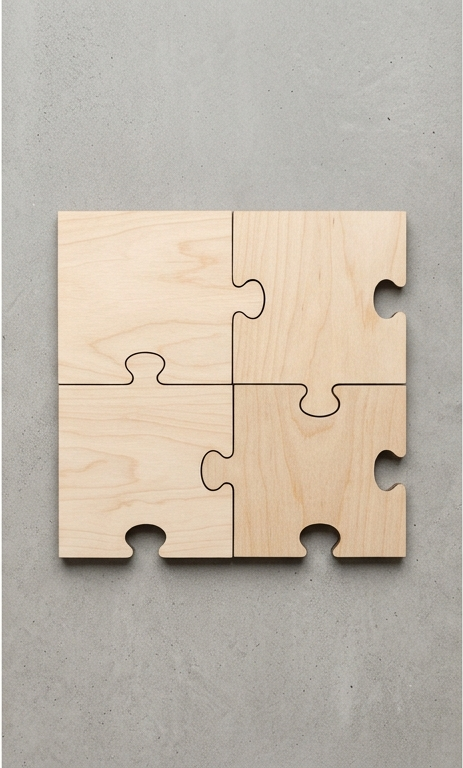
#> input picture presentation/puzzles/source-photo.png, 463 x 768 px
$ python build_pillars.py
#> lines starting #> are read from the running program, lines starting #| are printed output that depends on the picture; after the words box and inside, x2 and y2 are one past the last pixel; in counts of white or black regions, pixels touching at a corner belong together
#!/usr/bin/env python3
"""Generate the five pillar puzzle diagrams from the source photograph.

The four per-pillar images must show a piece whose tabs and blanks actually
complement the hole it leaves behind, so the pieces are cut out of the real
photo rather than drawn or generated:

1. Isolate the wood region by colour (warm and bright against grey concrete).
2. Find the seam lines by *local* contrast. A global dark threshold does not
   work: the upper vertical seam is faint enough that the two top pieces merge
   into a single blob.
3. Label connected components of wood-minus-seams to get the four pieces, then
   hand the seam pixels themselves to the nearest piece via a distance
   transform. The four masks then partition the wood exactly along the seam
   midlines, so the pieces tile back together with no gap or overlap.
4. Composite at ~1.6x the final size and downsample, which antialiases the cut
   edges. Backgrounds are real concrete stitched from the puzzle-free strips
   above and below the puzzle in the source photo.

Quadrant to pillar mapping is reading order: a=top-left, b=top-right,
c=bottom-left, d=bottom-right. The source photo carries no labels, so this is
a convention, not something recovered from the image.

The 2x2 assembly sits at the same absolute position in all five outputs and
only the highlighted piece slides out, so the puzzle stays put when advancing
between pillar slides.

Usage:  python3 presentation/puzzles/build_pillars.py
"""

import numpy as np
from PIL import Image, ImageFilter
from pathlib import Path
from scipy import ndimage as ndi

HERE = Path(__file__).resolve().parent
SOURCE = HERE / "source-photo.png"
OUTDIR = HERE.parent / "images"

OUT_SIZE = (467, 381)   # final size of every generated diagram
WORK = (760, 620)       # working canvas, downsampled to OUT_SIZE at the end
PULL = 78               # how far a piece slides out, on the working canvas
PILLARS = {"a": "TL", "b": "TR", "c": "BL", "d": "BR"}


def load_pieces(path):
    """Return (piece sprites keyed by quadrant, puzzle width, puzzle height)."""
    src = Image.open(path).convert("RGB")
    a = np.asarray(src).astype(float)
    lum = a.mean(2)
    warm = a[..., 0] - a[..., 2]

    # Wood: warm and bright, versus the grey concrete background.
    wood = (warm > 14) & (lum > 120)
    wood = ndi.binary_fill_holes(ndi.binary_closing(wood, np.ones((3, 3))))
    lab, n = ndi.label(wood)
    wood = lab == (np.argmax(ndi.sum(wood, lab, range(1, n + 1))) + 1)

    # Seams: darker than their local neighbourhood, not darker than a fixed cut.
    seam = wood & (lum < ndi.uniform_filter(lum, 21) - 8)
    core = wood & ~ndi.binary_dilation(seam, np.ones((3, 3)))
    lab, n = ndi.label(core)
    sizes = ndi.sum(core, lab, range(1, n + 1))
    seed = np.zeros_like(lab)
    for k, l in enumerate(np.argsort(sizes)[::-1][:4], 1):
        seed[lab == l + 1] = k

    # Give each seam pixel to the nearest piece: an exact partition of the wood.
    _, (iy, ix) = ndi.distance_transform_edt(seed == 0, return_indices=True)
    part = np.where(wood, seed[iy, ix], 0)

    # Name the pieces by where their centroids fall.
    cent = {k: np.nonzero(part == k)[::-1] for k in range(1, 5)}
    cent = {k: (xx.mean(), yy.mean()) for k, (xx, yy) in cent.items()}
    cx = np.mean([c[0] for c in cent.values()])
    cy = np.mean([c[1] for c in cent.values()])

    ys, xs = np.nonzero(wood)
    x0, x1, y0, y1 = xs.min(), xs.max() + 1, ys.min(), ys.max() + 1

    sprites = {}
    for k, (x, y) in cent.items():
        quad = ("T" if y < cy else "B") + ("L" if x < cx else "R")
        alpha = ((part == k) * 255).astype(np.uint8)
        rgba = np.dstack([a.astype(np.uint8), alpha])[y0:y1, x0:x1]
        sprites[quad] = Image.fromarray(rgba)
    return sprites, x1 - x0, y1 - y0


def concrete_background(path, size):
    """Stitch a background from the two puzzle-free concrete strips."""
    src = Image.open(path).convert("RGB")
    top = np.asarray(src.crop((0, 8, src.width, 198))).astype(float)
    bot = np.asarray(src.crop((0, 572, src.width, src.height))).astype(float)
    fade = 20
    w = np.linspace(0, 1, fade)[:, None, None]
    joined = np.vstack([top[:-fade], top[-fade:] * (1 - w) + bot[:fade] * w, bot[fade:]])

    tile = Image.fromarray(joined.astype(np.uint8))
    bg = tile.resize((size[0], round(size[0] * tile.height / tile.width)), Image.LANCZOS)
    if bg.height < size[1]:
        return bg.resize(size, Image.LANCZOS)
    top_crop = (bg.height - size[1]) // 2
    return bg.crop((0, top_crop, size[0], top_crop + size[1]))


def drop_shadow(canvas, sprite, pos):
    """Soft shadow matching the light direction in the source photo."""
    shade = Image.new("RGBA", canvas.size, (0, 0, 0, 0))
    shade.paste(Image.new("RGBA", sprite.size, (40, 36, 32, 120)),
                (pos[0] + 5, pos[1] + 8), sprite)
    return Image.alpha_composite(canvas, shade.filter(ImageFilter.GaussianBlur(7)))


def compose(bg, sprites, origin, pulled):
    """Assembled puzzle with one quadrant (or none) slid out diagonally."""
    offsets = {"TL": (-PULL, -PULL), "TR": (PULL, -PULL),
               "BL": (-PULL, PULL), "BR": (PULL, PULL)}
    place = {q: origin for q in sprites}
    if pulled:
        dx, dy = offsets[pulled]
        place[pulled] = (origin[0] + dx, origin[1] + dy)

    canvas = bg.convert("RGBA").copy()
    for q in sprites:                       # every shadow first, then every piece,
        canvas = drop_shadow(canvas, sprites[q], place[q])
    for q in sprites:                       # so no shadow lands on top of wood
        canvas.paste(sprites[q], place[q], sprites[q])
    return canvas.convert("RGB").resize(OUT_SIZE, Image.LANCZOS)


def main():
    sprites, pw, ph = load_pieces(SOURCE)
#> in load_pieces, src is the input picture: PIL image 463x768 RGB; mean R, G, B 192.9, 183.7, 171.2
#> in load_pieces, `wood = (warm > 14) & (lum > 120)`:
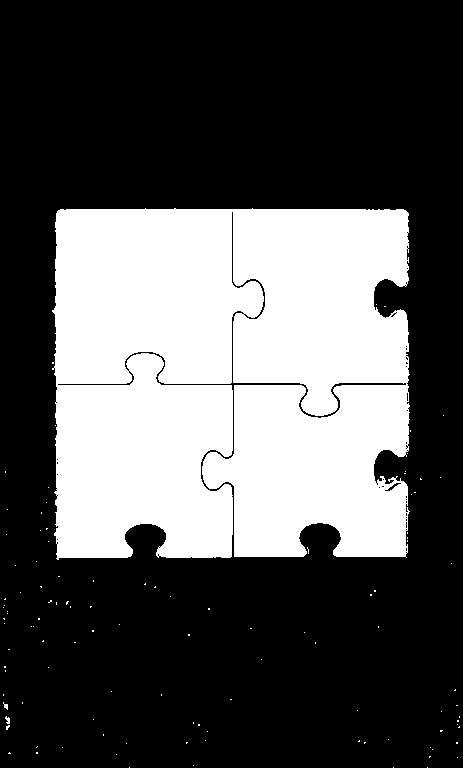
#> wood: shape (768, 463) bool; 33% white; 111 white regions (108 under 20 px), largest, box (x1, y1, x2, y2) and area: (52, 208, 410, 560) 117222, (5, 716, 10, 724) 25, (3, 702, 8, 710) 21
#> in load_pieces, `wood = ndi.binary_fill_holes(ndi.binary_closing(wood, np.ones((3, 3))))`: wood: shape (768, 463) bool; 33.5% white; 93 white regions (90 under 20 px), largest, box (x1, y1, x2, y2) and area: (52, 208, 411, 560) 118896, (5, 716, 10, 730) 46, (3, 702, 8, 710) 21
#> in load_pieces, `lab, n = ndi.label(wood)`:
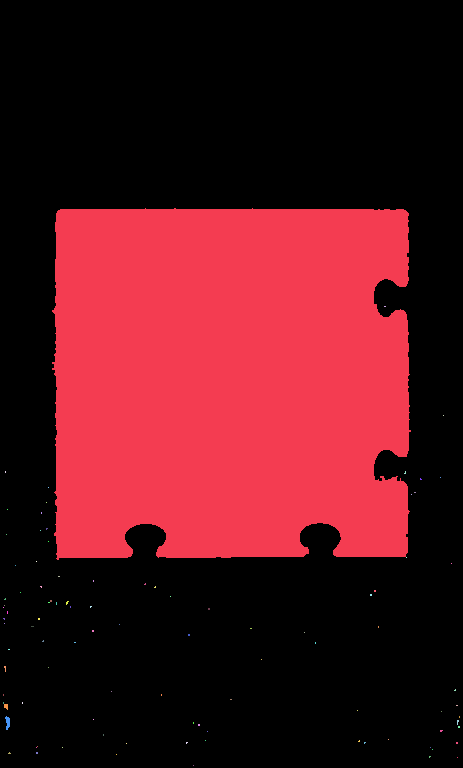
#> lab: shape (768, 463) int32; 98 distinct labels, from 0 to 97; one colour per label, 0 black
#> in load_pieces, `lab, n = ndi.label(wood)`: n = 97
#> in load_pieces, `wood = lab == (np.argmax(ndi.sum(wood, lab, range(1, n + 1))) + 1)`: wood: shape (768, 463) bool; 33.4% white; 1 white region, box (x1, y1, x2, y2) and area: (52, 208, 411, 560) 118895
#> in load_pieces, `seam = wood & (lum < ndi.uniform_filter(lum, 21) - 8)`: seam: shape (768, 463) bool; 2.3% white in thin lines or dots, all inside (x1, y1, x2, y2) = (52, 208, 411, 560)
#> in load_pieces, `core = wood & ~ndi.binary_dilation(seam, np.ones((3, 3)))`: core: shape (768, 463) bool; 27.8% white; 9 white regions (4 under 20 px), largest, box (x1, y1, x2, y2) and area: (59, 211, 262, 383) 26364, (60, 355, 231, 558) 24745, (234, 212, 405, 414) 24738, (204, 386, 406, 557) 22778, (382, 476, 405, 488) 107
#> in load_pieces, `lab, n = ndi.label(core)`:
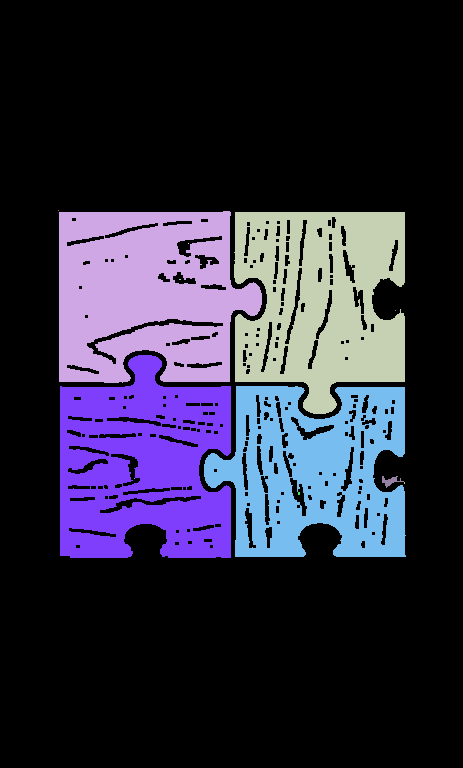
#> lab: shape (768, 463) int32; 13 distinct labels, from 0 to 12; one colour per label, 0 black
#> in load_pieces, `lab, n = ndi.label(core)`: n = 12
#> in load_pieces, `sizes = ndi.sum(core, lab, range(1, n + 1))`: sizes = [1, 26364, 24738, 1, 2, 1, 24744, 22772, 105, 1, 2, 6]
#> the loop in load_pieces, `for k, l in enumerate(np.argsort(sizes)[::-1][:4], 1):` made 4 passes
#> l on passes 1 to 4: 1, 6, 2, 7
#> after the loop in load_pieces, `for k, l in enumerate(np.argsort(sizes)[::-1][:4], 1):`: seed: shape (768, 463) int32; 5 distinct labels, from 0 to 4
#> in load_pieces, `_, (iy, ix) = ndi.distance_transform_edt(seed == 0, return_indices=True)`:
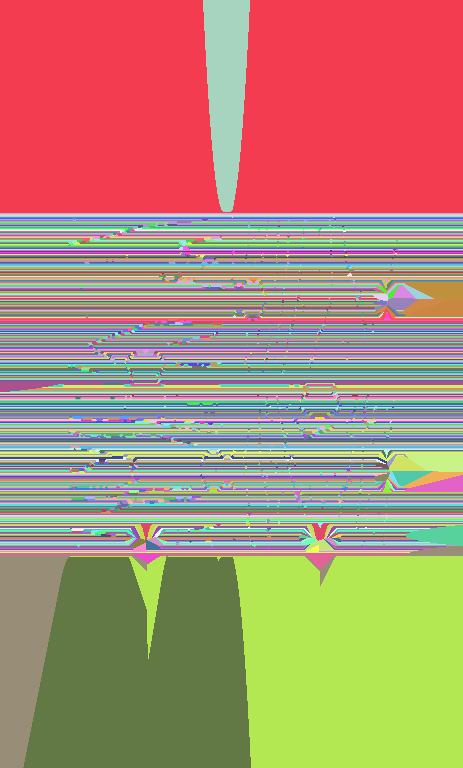
#> iy: shape (768, 463) int32; 347 distinct labels, from 211 to 557; one colour per label, 0 black
#> in load_pieces, `part = np.where(wood, seed[iy, ix], 0)`:
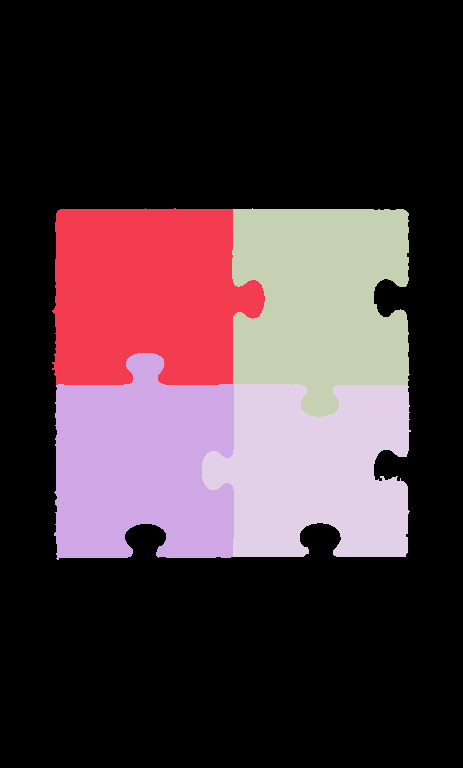
#> part: shape (768, 463) int32; 5 distinct labels, from 0 to 4; one colour per label, 0 black
#> in load_pieces, `cent = {k: np.nonzero(part == k)[::-1] for k in range(1, 5)}`: cent = 4 items
#> in load_pieces, `cent = {k: (xx.mean(), yy.mean()) for k, (xx, yy) in cent.items()}`: cent = {1: (146.8, 294.3), 2: (141.9, 464.9), 3: (320.2, 299.7), 4: (314.7, 470.1)}
#> in load_pieces, `cx = np.mean([c[0] for c in cent.values()])`: cx = 230.9
#> in load_pieces, `cy = np.mean([c[1] for c in cent.values()])`: cy = 382.3
#> in load_pieces, `x0, x1, y0, y1 = xs.min(), xs.max() + 1, ys.min(), ys.max() + 1`: x0 = 52; x1 = 411; y0 = 208; y1 = 560
#> the loop in load_pieces, `for k, (x, y) in cent.items():` made 4 passes
#> after the loop in load_pieces, `for k, (x, y) in cent.items():`:
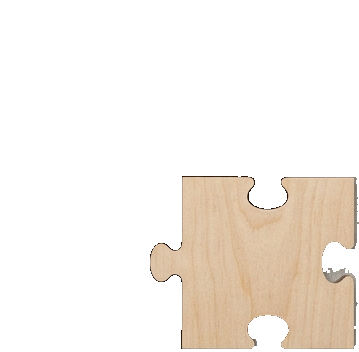
#> rgba: shape (352, 359, 4); mean R, G, B, A 219.7, 198.2, 173.6, 56.8; transparent parts drawn white
#> after the loop in load_pieces, `for k, (x, y) in cent.items():`: sprites = 4 items
#> sprites = 4 items; pw = 359; ph = 352
    bg = concrete_background(SOURCE, WORK)
    origin = ((WORK[0] - pw) // 2, (WORK[1] - ph) // 2)
#> origin = (200, 134)

    for name, quad in list(PILLARS.items()) + [("all", None)]:
        out = OUTDIR / f"pillars-diagram-{name}.png"
        compose(bg, sprites, origin, quad).save(out)
        print(f"wrote {out.relative_to(HERE.parent.parent)}")
#> this loop made 5 passes
#> pass 2, in main, `compose(bg, sprites, origin, quad).save(out)`:
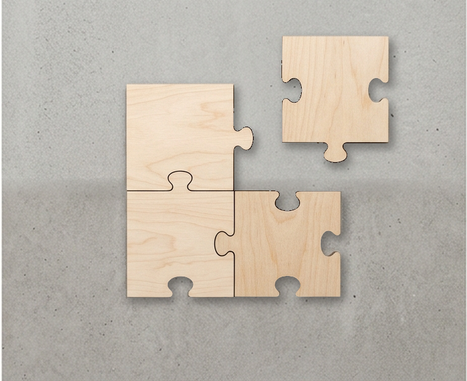
#> saved as pillars-diagram-b.png: PIL image 467x381 RGB; mean R, G, B 189.6, 182.2, 171.6


if __name__ == "__main__":
    main()
